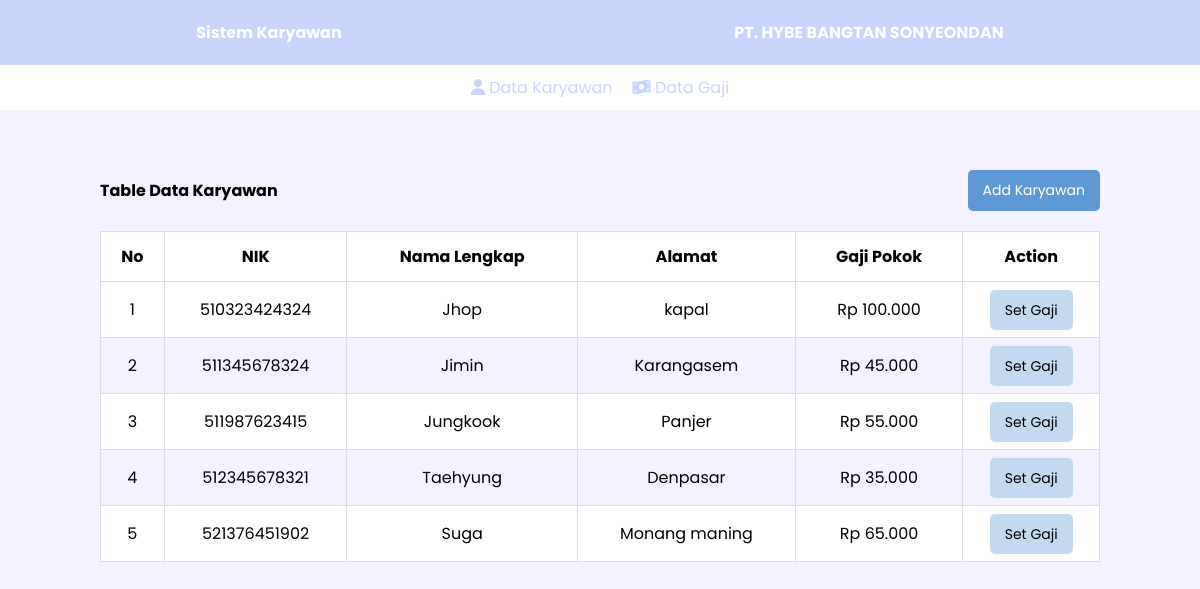
The page / on the database its author committed.
### tables this page shows
CREATE TABLE `user` (
  `nik` char(13) NOT NULL,
  `nama_lengkap` varchar(200) NOT NULL,
  `alamat` varchar(200) NOT NULL,
  `gaji_pokok` double NOT NULL
);

### KaryawanHandler.php (called while the page is built, shortened)
<?php
class KaryawanHandler {
  private $pdo;
  public function __construct($pdo){
    $this->pdo =$pdo;
  }
  public function displayAllData(){
    $stmt = $this->pdo->query("SELECT * FROM user");
    return $stmt->fetchAll(PDO::FETCH_ASSOC);
  }
}

### function.php (called while the page is built)
<?php
function rupiah($angka){
	$hasil_rupiah = "Rp " . number_format($angka,0,',','.');
	return $hasil_rupiah;
}

### index.php (the view, shortened to what this page needs)
<!DOCTYPE html>
<html lang="en">
<head>
  <link rel="stylesheet" href="style.css?<?php echo time();?>">
</head>
<body>
<header>
    <h4>Sistem Karyawan</h4>
    <h4>PT. HYBE BANGTAN SONYEONDAN</h4>
</header>
<nav>
  <a class="active" aria-current="page" href="./index.php">
    <i class="fa-solid fa-user"></i>
      <span>Data Karyawan</span>
  </a>
  <a class="" href="./gaji.php">
    <i class="fa-solid fa-money-bill-wave"></i>
      <span>Data Gaji</span>
  </a>
</nav>
<?php
require_once 'KaryawanHandler.php';
require_once 'function.php';
$obj = new KaryawanHandler($pdo);
$datas = $obj->displayAllData();
?>
<section style="margin-top:60px;" class="content">
  <div class="title">
    <h4>Table Data Karyawan</h4>
    <a class="btn_add" href="./add_karyawan.php">Add Karyawan</a>
  </div>
  <table id="table">
  <tr>
    <th>No</th>
    <th>NIK</th>
    <th>Nama Lengkap</th>
    <th>Alamat</th>
    <th>Gaji Pokok</th>
    <th>Action</th>
  </tr>
  <?php if(!empty($datas)):?>
  <?php $no=1;?>
  <?php foreach($datas as $data):?>
  <tr>
    <td><?=$no?></td>
    <td><?=$data['nik']?></td>
    <td><?=$data['nama_lengkap']?></td>
    <td><?=$data['alamat']?></td>
    <td><?=rupiah($data['gaji_pokok']) ?></td>
    <td>
      <a href="./add_gaji.php?nik=<?=$data['nik']?>" class="btn_set">Set Gaji</a>
    </td>
  </tr>
  <?php $no++;?>
  <?php endforeach;?>
  <?php endif;?>
</table>
</section>
</body>
</html>

### style.css (style rules this page uses)
:root { --primary : #CAD5FE; --white : white; --secondary:#F3F2FE; --gray:black; --success:#5D98D5; --warning:#C3D9F0; --black : black; }
* { margin: 0; font-family: 'Poppins'; }
body { background-color: var(--secondary); }
header { display: flex; justify-content:space-around; align-items: center; background-color: var(--primary); padding:20px 0; color: var(--white); }
nav { background-color: var(--white); padding:10px 0; display: flex; justify-content:center; align-items:center; gap:20px; }
nav a { text-decoration: none; color: var(--primary); }
section { margin:0 100px; display: flex; flex-direction: column; gap:20px; }
section .title { display: flex; justify-content: space-between; align-items: center; }
.btn_add { text-decoration: none; background-color:var(--success); color: var(--white); padding:10px 15px; border-radius:5px; border: none; font-size: 14px; cursor: pointer; }
.btn_set { text-decoration: none; background-color:var(--warning); color: var(--black); padding:10px 15px; border-radius:5px; border: none; font-size: 14px; }
#table { font-family: Arial, Helvetica, sans-serif; border-collapse: collapse; width: 100%; }
#table td, #table th { border: 1px solid #ddd; padding: 8px; }
#table tr:nth-child(even) { background-color:var(--white) }
#table th { padding-top: 12px; padding-bottom: 12px; text-align: center; background-color:var(--white); color:var(--black); }
#table td { text-align: center; padding: 15px 0; }

### rows shown on the page
user: nik "510323424324", nama_lengkap "Jhop", alamat "kapal", gaji_pokok "Rp 100.000"
user: nik "511345678324", nama_lengkap "Jimin", alamat "Karangasem", gaji_pokok "Rp 45.000"
user: nik "511987623415", nama_lengkap "Jungkook", alamat "Panjer", gaji_pokok "Rp 55.000"
user: nik "512345678321", nama_lengkap "Taehyung", alamat "Denpasar", gaji_pokok "Rp 35.000"
user: nik "521376451902", nama_lengkap "Suga", alamat "Monang maning", gaji_pokok "Rp 65.000"
